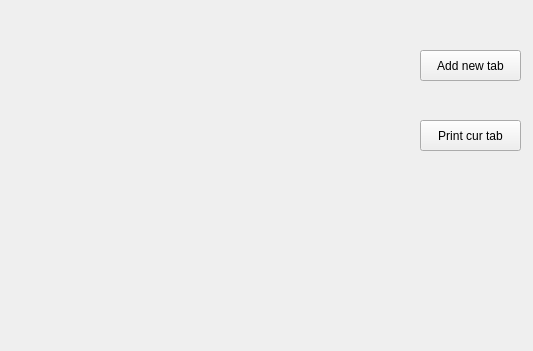
<?xml version="1.0" encoding="UTF-8"?>
<ui version="4.0">
 <class>MainWindow</class>
 <widget class="QMainWindow" name="MainWindow">
  <property name="geometry">
   <rect>
    <x>0</x>
    <y>0</y>
    <width>533</width>
    <height>351</height>
   </rect>
  </property>
  <property name="windowTitle">
   <string>MainWindow</string>
  </property>
  <widget class="QWidget" name="mywid">
   <widget class="QWidget" name="verticalLayoutWidget">
    <property name="geometry">
     <rect>
      <x>20</x>
      <y>20</y>
      <width>381</width>
      <height>311</height>
     </rect>
    </property>
    <layout class="QVBoxLayout" name="myverlay"/>
   </widget>
   <widget class="QPushButton" name="mybutton">
    <property name="geometry">
     <rect>
      <x>420</x>
      <y>50</y>
      <width>101</width>
      <height>31</height>
     </rect>
    </property>
    <property name="text">
     <string>Add new tab</string>
    </property>
   </widget>
   <widget class="QPushButton" name="mybut2">
    <property name="geometry">
     <rect>
      <x>420</x>
      <y>120</y>
      <width>101</width>
      <height>31</height>
     </rect>
    </property>
    <property name="text">
     <string>Print cur tab</string>
    </property>
   </widget>
  </widget>
 </widget>
 <layoutdefault spacing="6" margin="11"/>
 <resources/>
 <connections/>
</ui>
